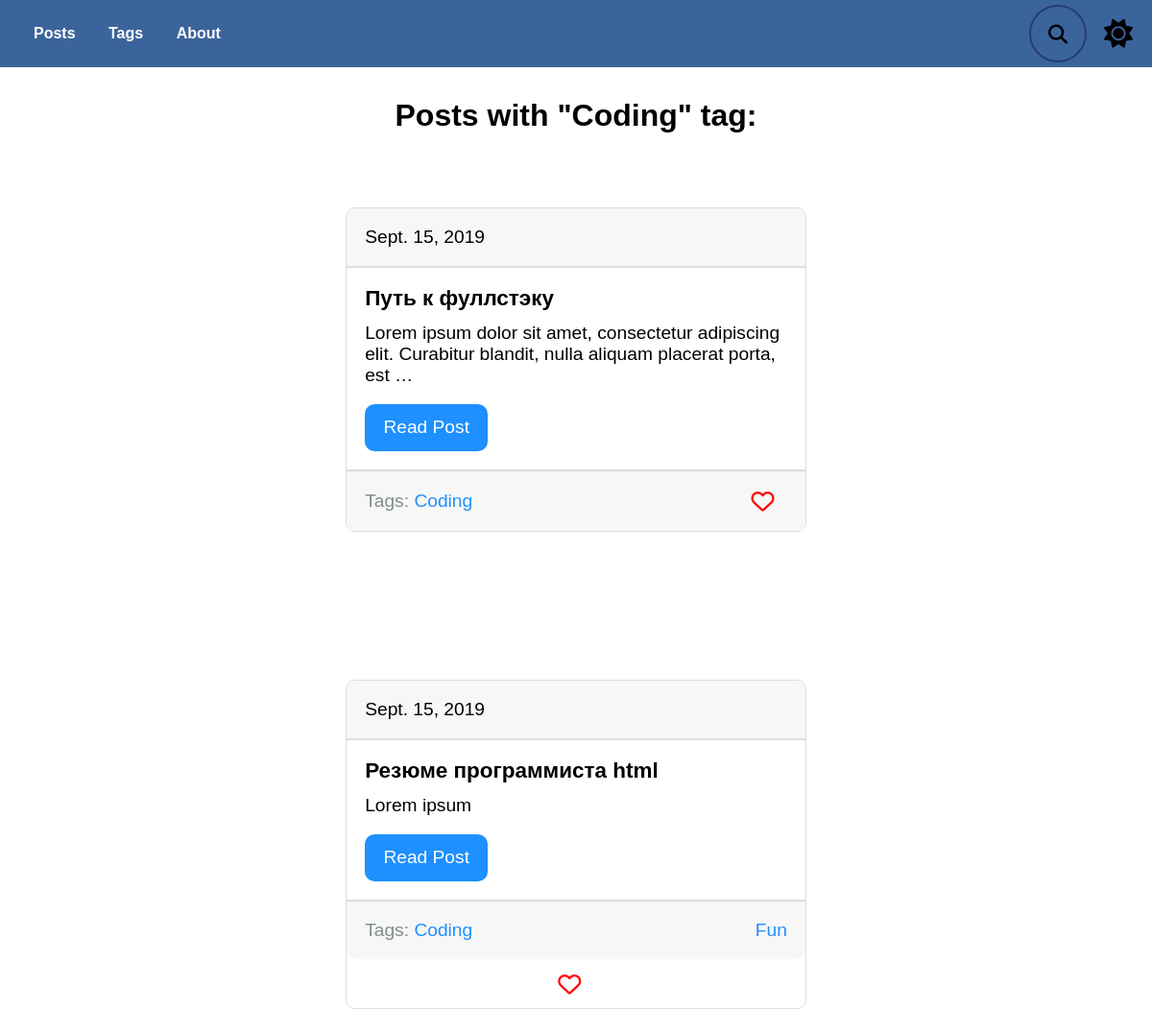
Page /blog/tag/coding/ on the earlier database version.
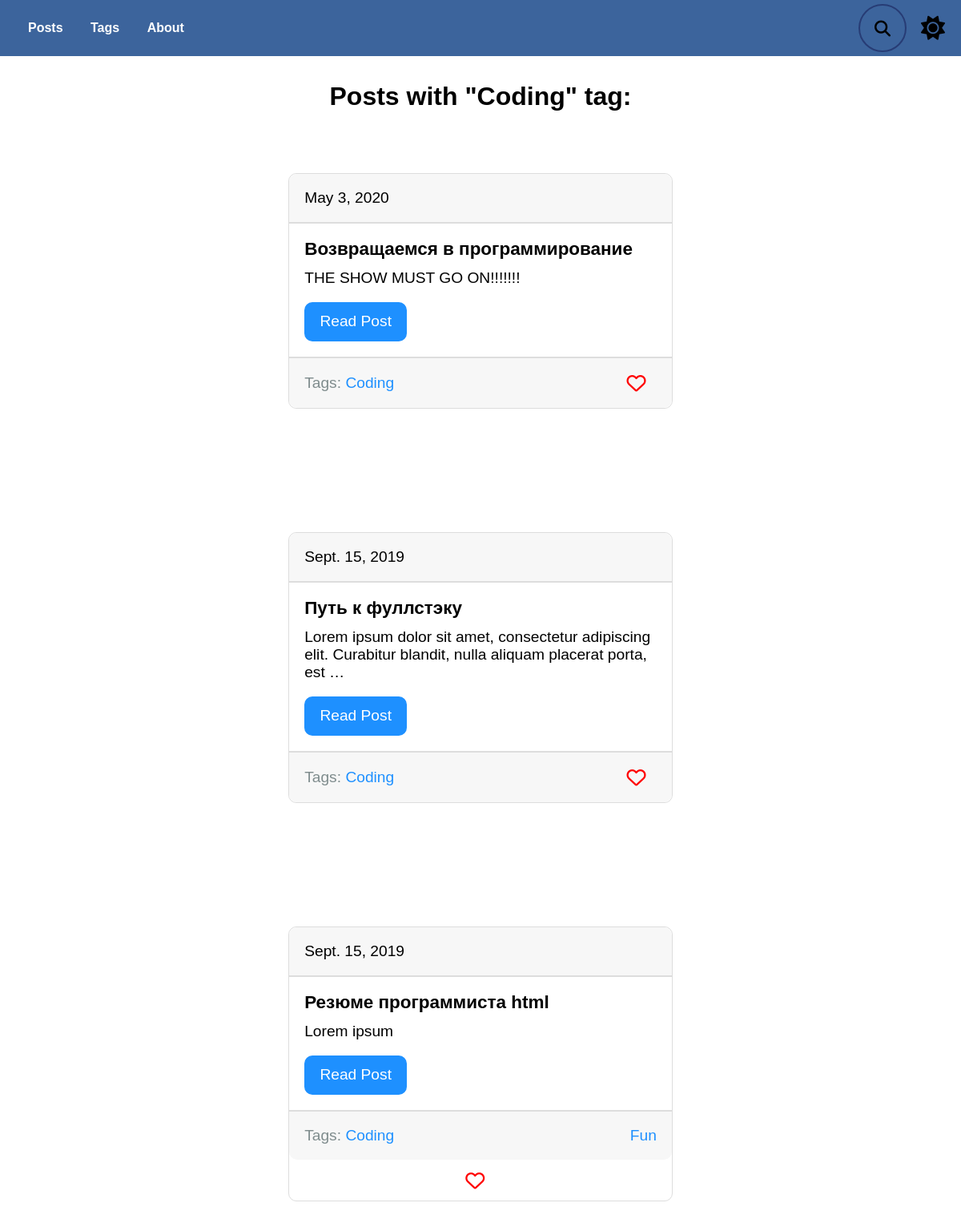
Same page on the later database version.
### blog/models.py (models this page shows, shortened)
class Post(models.Model):#создаём класс Post для работы с бд
    title = models.CharField(max_length = 150, db_index = True)#заголовок
    slug = models.SlugField(max_length = 150, blank = True, unique = True)#ссылка понятая для юзера(должна быть уникальной)
    body = models.TextField(blank = True, db_index = True)#тело текста
    date_pub = models.DateField(auto_now_add = True)#время публикации
    tags = models.ManyToManyField("Tag", blank = True, related_name = "posts")
    def get_absolute_url(self):#имя функции - лучше использовать такое
        return reverse("post_detail_url", kwargs = {"slug": self.slug})
    class Meta:
        ordering = ["-date_pub"]#посты будут сортироваться для пагинатора так: самые новые вверху, старые внизу(-)указываем для этого

class Tag(models.Model):
    title = models.CharField(max_length = 50)
    slug = models.SlugField(max_length = 50, unique = True)
    def get_absolute_url(self):#имя функции - лучше использовать такое
        return reverse("tag_detail_url", kwargs = {"slug": self.slug})
    class Meta:
        ordering = ["title"]#в алф порядке

### blog/views.py (the view)
class TagDetail(ObjectDetailMixin, View):
    model = Tag
    template = "blog/tag_detail.html"

### blog/mixins.py (called while the page is built)
    def get(self, request, slug):
        obj = get_object_or_404(self.model, slug__iexact = slug)#чтобы если не найден выводилось 404
        return render(request, self.template, context = {self.model.__name__.lower(): obj, "admin_obj": obj, "detail": True})

### blog/templates/blog/tag_detail.html (shortened to what this page needs)
{% extends "index.html" %}
{% block content %}
<div class="tag">
    <h1>
        Posts with "{{tag.title|title}}" tag:
    </h1>
    {% for post in tag.posts.all %}
        {% include "blog/includes/post_card_template.html" %}
    {% endfor %}
{% endblock %}

### blog/templates/blog/includes/post_card_template.html
<div class="card">
    <div class="card__date">
        {{post.date_pub}}
    </div>
    <div class="card__body">
        <h3 class="card__title">{{post.title}}</h3>
        <p class="card__text">{{post.body|truncatewords:15}}</p>
        <a href="{{ post.get_absolute_url }}" class="post-link">Read Post</a>
    </div>
    <div class="card__footer">
        <div>
            Tags: {% for tag in post.tags.all %}
            <a href="{{tag.get_absolute_url}}" class="tag-link">{{tag.title}}</a>
        </div>
        {% endfor %}
        <button class="like" type="submit">
            <i class="like__icon heart far fa-heart"></i>
        </button>
    </div>
</div>

Differences in the rows shown:
added Post: date_pub "May 3, 2020", title "Возвращаемся в программирование", body "THE SHOW MUST GO ON!!!!!!!", Tag (title "Coding")
